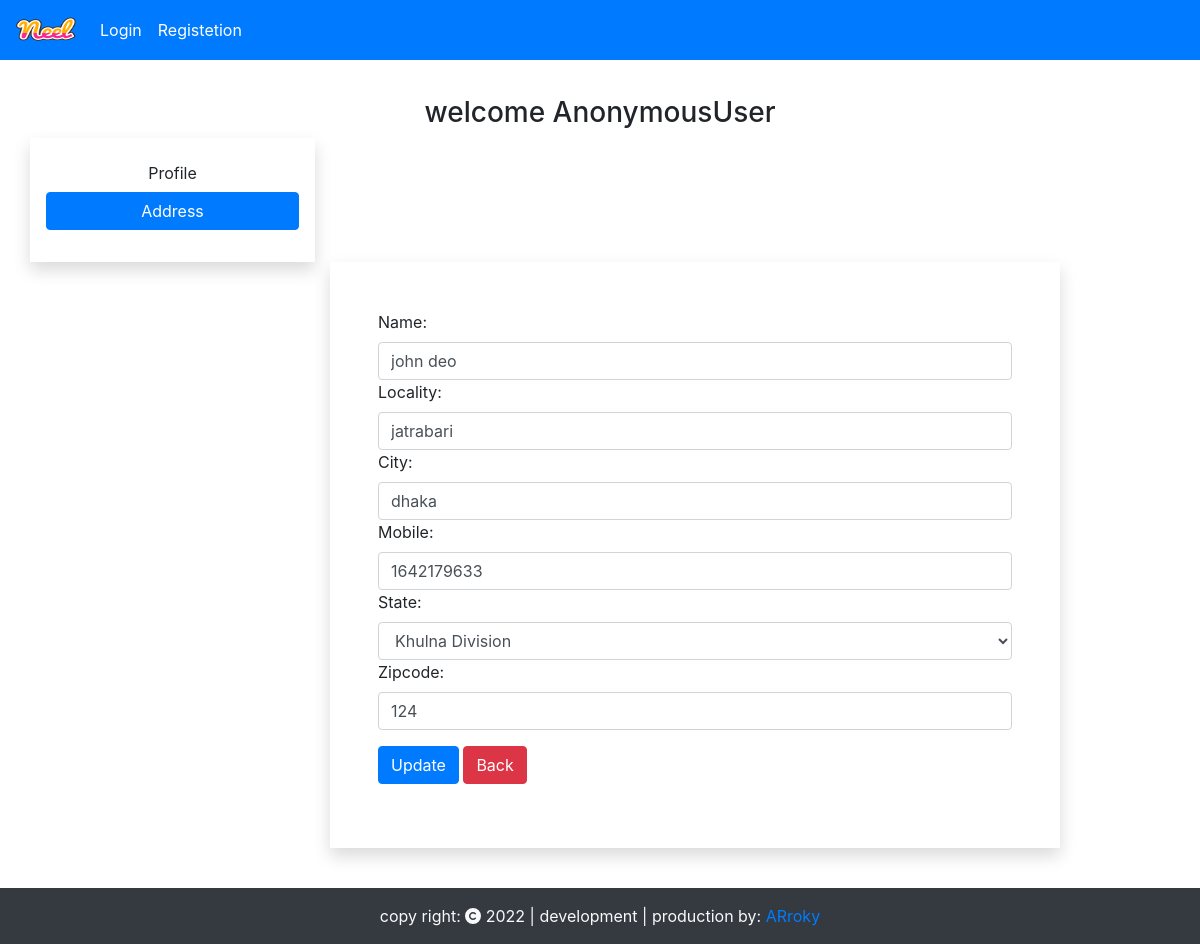
Page /update-address/1 on the committed database.
### Apps/models.py (models this page shows, shortened)
class Customer(models.Model):
    user = models.ForeignKey(User, on_delete=models.CASCADE)
    name = models.CharField( max_length=255)
    locality = models.CharField(max_length=200)
    city = models.CharField(max_length=50)
    mobile = models.IntegerField(default=0)
    zipcode = models.IntegerField()
    state = models.CharField(choices=STATE_CHOICES, max_length=100)

### Apps/views.py (the view, shortened to what this page needs)
# urls.py: path('update-address/<int:pk>', views.UpdateAddressView.as_view(), name='update-address'),
class UpdateAddressView(View):
    def get(self, request, pk, *args, **kwargs):
        add = Customer.objects.get(pk=pk)
        form = CustomerProfileForm(instance=add)
        return render(request, 'Apps/updateAddress.html', locals())

### Apps/forms.py
class CustomerProfileForm(forms.ModelForm):
    class Meta:
        model = Customer
        fields = ['name', 'locality', 'city', 'mobile', 'state', 'zipcode']
        widgets={
            'name':forms.TextInput(attrs={'class': "form-control"}),
            'locality':forms.TextInput(attrs={'class': "form-control"}),
            'city':forms.TextInput(attrs={'class': "form-control"}),
            'mobile':forms.NumberInput(attrs={'class': "form-control"}),
            'state':forms.Select(attrs={'class': "form-control"}),
            'zipcode':forms.NumberInput(attrs={'class': "form-control"}),
        }

### Apps/Templates/Apps/updateAddress.html (shortened to what this page needs)
{% extends 'Apps/base.html' %}
{% load static %}
{% block main-content %}
<div class="container pt-5">
    <h3 class="text-center mt-5">welcome {{request.user}}</h3>
    <div class="row pb-5 mb-5">
        <div class="col-md-3 border-end shadow p-3">
            <ul class="list-unstyled">
                <li class="d-grid"><a href="{% url 'profile' %}" class="btn d-block">Profile</a></li>
                <li class="d-grid"><a href="{% url 'address' %}" class="btn d-block btn-primary">Address</a></li>
            </ul>
        </div>
        <div class="col-md-8 offset-sm-3 profiles">
            <form action="" method="post" novalidate class="shadow p-5">
                {% for update in form %}
                    {{update.label_tag}} {{update}} <small class="text-danger">{{update.errors|striptags}}</small>
                {% endfor %}
                <button type="submit" class="btn btn-primary my-3">Update</button>
                <a href="{% url 'address' %}" class="btn btn-danger">Back</a>
            </form>
        </div>
    </div>
</div>
{% endblock main-content %}

### rows in the picture
Customer: form "john deo" "jatrabari" "dhaka" "1642179633" "Khulna Division" "124"

### other values in the picture
{{ request.user }} "AnonymousUser"
{{ update.label_tag }} "Name:" "Locality:" "City:" "Mobile:" "State:" "Zipcode:"
